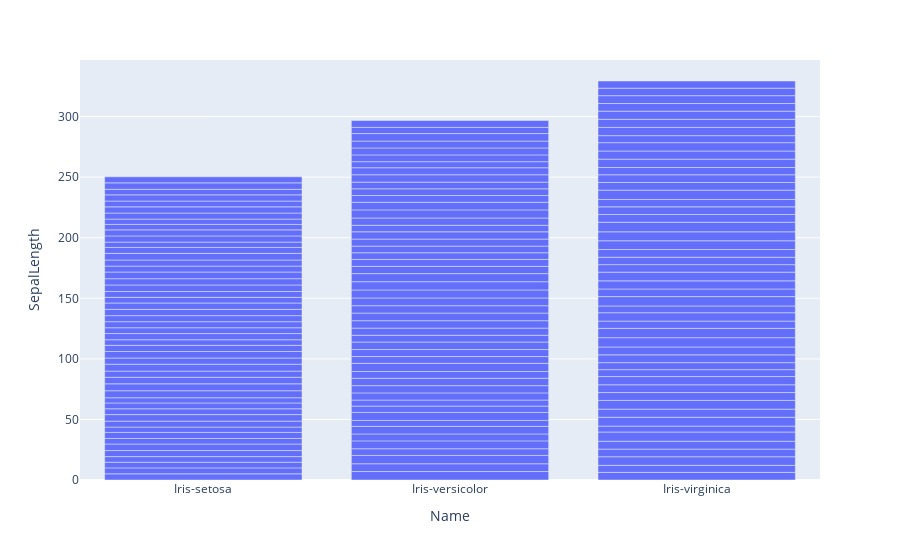

Notebook source saved alongside this figure:
### Code cell
### starting with a bar chart. 
fig = px.bar(data_frame = df, x ='Name', y ='SepalLength')
py.iplot(fig, fileopt = 'overwrite', filename = 'dashexample') # py.iplot function lets us see it in notebook

### Figure 1 — Plotly figure (JSON) as saved in the notebook; plotly's stock layout.template omitted (floating-point values rounded to 4 significant figures; data arrays with more than 128 entries replaced by an {"elided": "..."} marker saying what was removed)
{"data": [{"alignmentgroup": "True", "hoverlabel": {"namelength": 0}, "hovertemplate": "Name=%{x}<br>SepalLength=%{y}", "legendgroup": "", "marker": {"color": "#636efa"}, "name": "", "offsetgroup": "", "orientation": "v", "showlegend": false, "textposition": "auto", "type": "bar", "x": {"elided": "150 str values"}, "xaxis": "x", "y": {"elided": "150 float values"}, "yaxis": "y"}], "layout": {"barmode": "relative", "legend": {"tracegroupgap": 0}, "margin": {"t": 60}, "xaxis": {"anchor": "y", "domain": [0, 1], "title": {"text": "Name"}}, "yaxis": {"anchor": "x", "domain": [0, 1], "title": {"text": "SepalLength"}}}}
